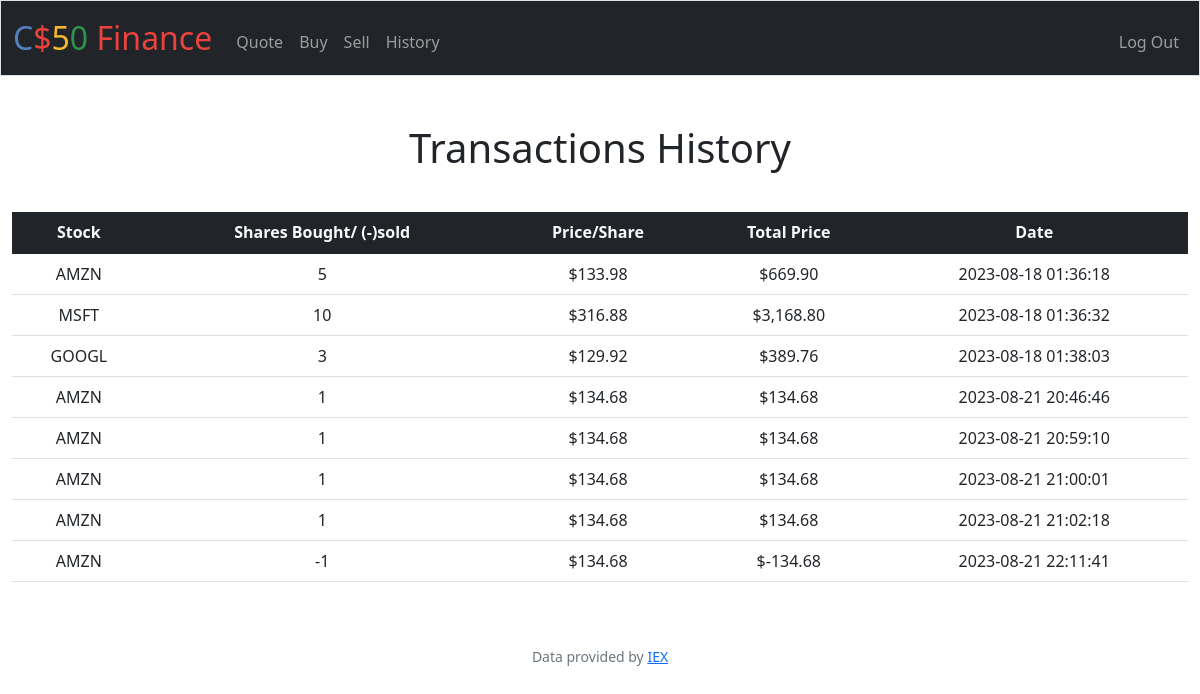
The app's page /history (signed in) with its own data.
### tables this page shows
CREATE TABLE transactions (id INTEGER PRIMARY KEY AUTOINCREMENT, user_id INTEGER, symbol TEXT, shares INTEGER, price FLOAT, date TIMESTAMP);

### app.py (the view)
@app.route("/history")
@login_required
def history():
    user_id = session["user_id"]
    stock_details = db.execute("SELECT symbol, shares, price, date FROM transactions WHERE user_id = ? GROUP BY date", user_id)
    return render_template("history.html", stock_details = stock_details)

### app.py (called while the page is built)
@app.after_request
def after_request(response):
    response.headers["Cache-Control"] = "no-cache, no-store, must-revalidate"
    response.headers["Expires"] = 0
    response.headers["Pragma"] = "no-cache"
    return response

### helpers.py (called while the page is built)
def login_required(f):
    @wraps(f)
    def decorated_function(*args, **kwargs):
        if session.get("user_id") is None:
            return redirect("/login")
        return f(*args, **kwargs)
    return decorated_function

def usd(value):
    return f"${value:,.2f}"

### templates/history.html (shortened to what this page needs)
{% extends "layout.html" %}
{% block main %}
    <h1 class="text-center">Transactions History</h1>
    <table class="table">
      <thead class="bg-dark text-light">
        <tr>
          <th scope="col">Stock</th>
          <th scope="col">Shares Bought/ (-)sold</th>
          <th scope="col">Price/Share</th>
          <th scope="col">Total Price</th>
          <th scope="col">Date</th>
        </tr>
      </thead>
      <tb>
      {% for stock in stock_details %}
      <tr>
        <td>{{ stock.symbol }}</td>
        <td>{{ stock.shares }}</td>
        <td>{{ stock.price|usd }}</td>
        <td>{{ (stock.shares * stock.price)| usd }}</td>
        <td>{{ stock.date }}</td>
      </tr>
      {% endfor %}
      </tb>
    </table>
{% endblock %}

### static/styles.css (style rules this page uses)
h1 { margin-bottom: 40px; }

### records on screen
transactions: symbol "MSFT", shares "10", price "$316.88", shares "$3,168.80", date "2023-08-18 01:36:32"
transactions: symbol "GOOGL", shares "3", price "$129.92", shares "$389.76", date "2023-08-18 01:38:03"
transactions: symbol "AMZN", shares "1", price "$134.68", (stock.shares*stock.price)|usd "$134.68", date "2023-08-21 20:46:46"
transactions: symbol "AMZN", shares "1", price "$134.68", (stock.shares*stock.price)|usd "$134.68", date "2023-08-21 20:59:10"
transactions: symbol "AMZN", shares "1", price "$134.68", (stock.shares*stock.price)|usd "$134.68", date "2023-08-21 21:00:01"
transactions: symbol "AMZN", shares "1", price "$134.68", (stock.shares*stock.price)|usd "$134.68", date "2023-08-21 21:02:18"

### other values on screen
{{ stock.symbol }} "AMZN" "AMZN"
{{ stock.shares }} "5" "-1"
{{ stock.price|usd }} "$133.98" "$134.68"
{{ (stock.shares * stock.price)| usd }} "$669.90" "$-134.68"
{{ stock.date }} "2023-08-18 01:36:18" "2023-08-21 22:11:41"
